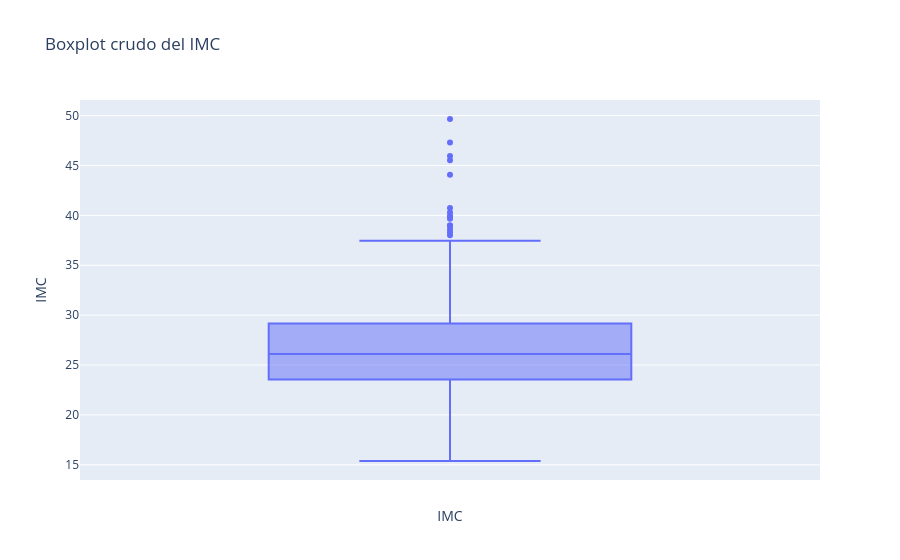
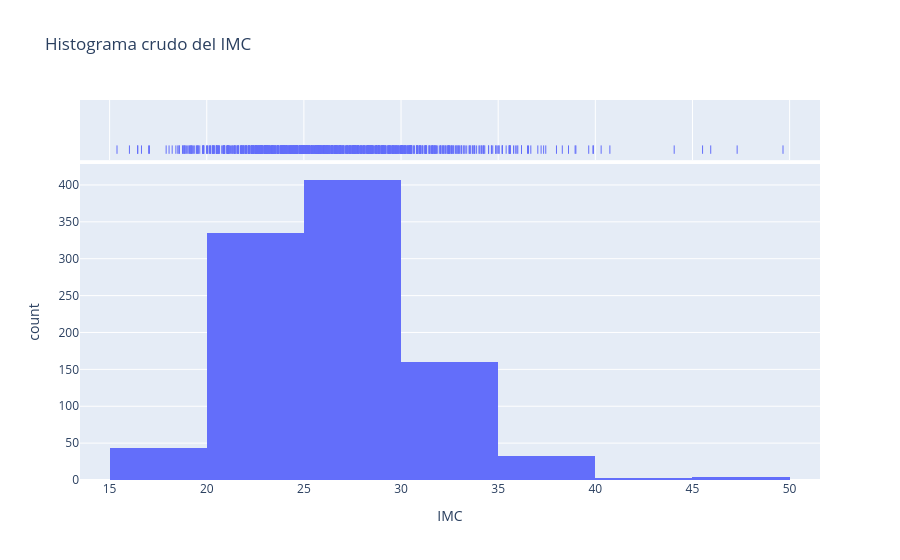
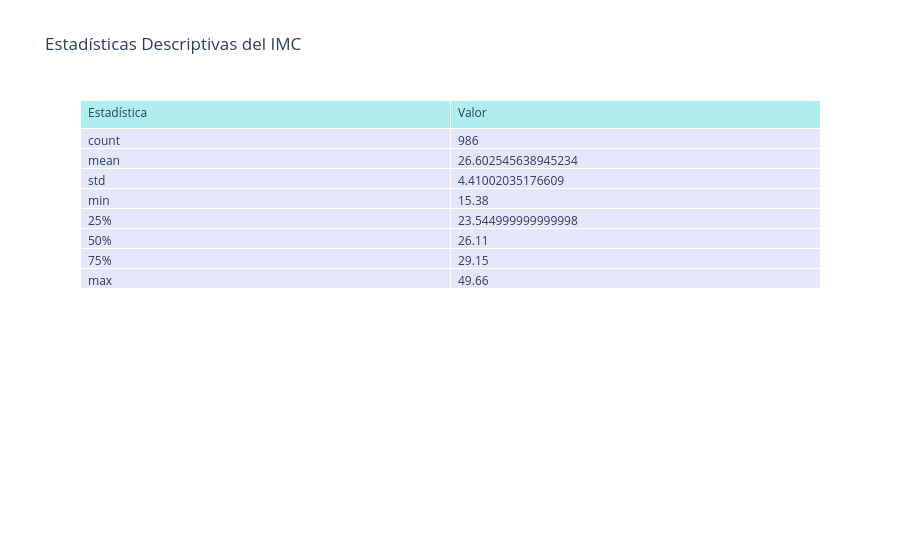
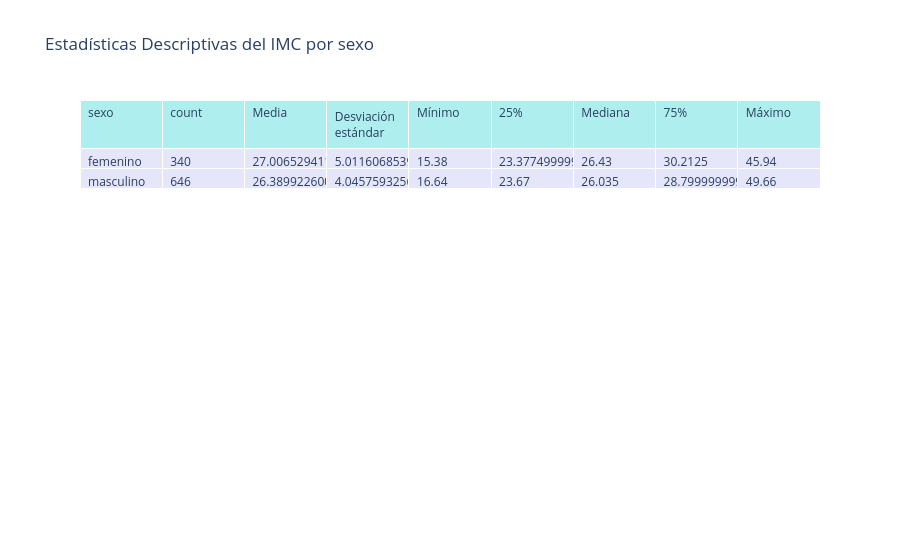

Here is the notebook cell these charts were saved with, in order:
### Markdown cell above
### IMC

### Code cell
intervalos = {
    'IMC': [0, 19.9, 24.9, 29.9, 40, max(datos.datos['IMC'])+1]
}

# Agrupaciones disponibles
agrupaciones = [
    'sexo',
    'tipo_de_afiliacion',
    'escolaridad',
    'diabetes mellitus',
    'hipercolesterolemia',
    'dislipidemia',
    'no_diabeticos_POC_hba1c(%)_controlado',
    'diabeticos_POC_hba1c(%)_controlado', 
    'bajo_peso',
    'normo_peso',
    'sobrepeso',
    'obesidad',
    'perimetro_abdominal_normal',
    'perimetro_abdominal_aumentado',
    'perimetro_abdominal_incremento_sustancial',
    'tension_normal',
    'tension_elevada',
    'tension_alta_nivel_1',
    'tension_alta_nivel_2'
]
def plot_all():
    fig = px.box(datos.datos, y='IMC', title='Boxplot crudo del IMC')
    fig.update_layout(xaxis_title='IMC')
    fig.show()
    fig = px.histogram(datos.datos, x='IMC', nbins=10, title='Histograma crudo del IMC', marginal='rug')
    fig.update_layout(xaxis_title='IMC')
    fig.show()

    # Mostrar tabla descriptiva general
    tabla = datos.datos['IMC'].describe().reset_index()
    tabla.columns = ['Estadística', 'Valor']
    fig = go.Figure(data=[go.Table(
        header=dict(values=list(tabla.columns), fill_color='paleturquoise', align='left'),
        cells=dict(values=[tabla[col] for col in tabla.columns], fill_color='lavender', align='left')
    )])
    fig.update_layout(title_text='Estadísticas Descriptivas del IMC')
    fig.show()

    # Graficar IMC por cada agrupación, excluyendo 'lugar_de_procedencia' y 'lugar_de_nacimiento'
    for agrupacion in agrupaciones:
        if agrupacion in ['tipo_de_afiliacion','escolaridad']:
            continue

        # Estadísticas descriptivas por agrupación
        tabla2 = datos.datos.groupby(agrupacion)['IMC'].describe().reset_index()
        tabla2 = tabla2.rename(columns={'mean': 'Media', 'std': 'Desviación estándar', '50%': 'Mediana', 'min': 'Mínimo', 'max': 'Máximo'})
        fig = go.Figure(data=[go.Table(
            header=dict(values=list(tabla2.columns), fill_color='paleturquoise', align='left'),
            cells=dict(values=[tabla2[col] for col in tabla2.columns], fill_color='lavender', align='left')
        )])
        fig.update_layout(title_text=f'Estadísticas Descriptivas del IMC por {agrupacion}')
        fig.show()

        # Boxplot y histograma por agrupación
        fig = px.box(datos.datos, x='IMC', y=agrupacion, title=f'Boxplot del IMC por {agrupacion}')
        fig.update_layout(xaxis_title='IMC')
        fig.show()

        fig = px.histogram(datos.datos, x='IMC', color=agrupacion, nbins=10, title=f'Histograma del IMC por {agrupacion}', marginal='rug')
        fig.update_layout(xaxis_title='IMC')
        fig.show()


    
    datos.datos['IMC_intervalo'] = pd.cut(datos.datos['IMC'], bins=[0, 19.9, 24.9, 29.9, 40.0, 50.66])
    datos.datos['IMC_intervalo'] = datos.datos['IMC_intervalo'].astype(str)

        
    tabla3 = datos.datos.groupby('IMC_intervalo')['IMC'].describe().reset_index()
    tabla3 = tabla3.rename(columns={'mean': 'Media', 'std': 'Desviación estándar', '50%': 'Mediana', 'min': 'Mínimo', 'max': 'Máximo'})
    fig = go.Figure(data=[go.Table(
        header=dict(values=list(tabla3.columns), fill_color='paleturquoise', align='left'),
        cells=dict(values=[tabla3[col] for col in tabla3.columns], fill_color='lavender', align='left')
    )])
    fig.update_layout(title_text='Estadísticas Descriptivas del IMC por Intervalos')
    fig.show()

    orden_intervalos = ['(0.0, 19.9]', '(19.9, 24.9]', '(24.9, 29.9]', '(29.9, 40.0]', '(40.0, 50.66]']
    fig = px.box(datos.datos, x=pd.Categorical(datos.datos['IMC_intervalo'], categories=orden_intervalos, ordered=True), 
                y='IMC', title="Boxplot del IMC por Intervalos", color_discrete_sequence=["blue"])
    fig.update_layout(xaxis_title='Intervalo IMC', yaxis_title='IMC', xaxis={'categoryorder':'array', 'categoryarray':orden_intervalos})
    fig.show()
plot_all()
for agrupacion in ['lugar_de_procedencia', 'lugar_de_nacimiento']:
    tabla_freq = datos.datos[agrupacion].value_counts().reset_index()
    tabla_freq.columns = [agrupacion, 'Frecuencia']
    fig = go.Figure(data=[go.Table(
        header=dict(values=list(tabla_freq.columns), fill_color='paleturquoise', align='left'),
        cells=dict(values=[tabla_freq[col] for col in tabla_freq.columns], fill_color='lavender', align='left')
    )])
    fig.update_layout(title_text=f'Tabla de Frecuencias para {agrupacion}')
    fig.show()

### Figure 1 — Plotly figure (JSON) as saved in the notebook; plotly's stock layout.template omitted (floating-point values rounded to 4 significant figures; data arrays with more than 128 entries replaced by an {"elided": "..."} marker saying what was removed)
{"data": [{"alignmentgroup": "True", "hovertemplate": "IMC=%{y}<extra></extra>", "legendgroup": "", "marker": {"color": "#636efa"}, "name": "", "notched": false, "offsetgroup": "", "orientation": "v", "showlegend": false, "type": "box", "x0": " ", "xaxis": "x", "y": {"elided": "987 float values"}, "y0": " ", "yaxis": "y"}], "layout": {"boxmode": "group", "legend": {"tracegroupgap": 0}, "title": {"text": "Boxplot crudo del IMC"}, "xaxis": {"anchor": "y", "domain": [0, 1], "title": {"text": "IMC"}}, "yaxis": {"anchor": "x", "domain": [0, 1], "title": {"text": "IMC"}}}}

### Figure 2 — Plotly figure (JSON) as saved in the notebook; plotly's stock layout.template omitted (floating-point values rounded to 4 significant figures; data arrays with more than 128 entries replaced by an {"elided": "..."} marker saying what was removed)
{"data": [{"alignmentgroup": "True", "bingroup": "x", "hovertemplate": "IMC=%{x}<br>count=%{y}<extra></extra>", "legendgroup": "", "marker": {"color": "#636efa", "pattern": {"shape": ""}}, "name": "", "nbinsx": 10, "offsetgroup": "", "orientation": "v", "showlegend": false, "type": "histogram", "x": {"elided": "987 float values"}, "xaxis": "x", "yaxis": "y"}, {"alignmentgroup": "True", "boxpoints": "all", "fillcolor": "rgba(255,255,255,0)", "hoveron": "points", "hovertemplate": "IMC=%{x}<extra></extra>", "jitter": 0, "legendgroup": "", "line": {"color": "rgba(255,255,255,0)"}, "marker": {"color": "#636efa", "symbol": "line-ns-open"}, "name": "", "offsetgroup": "", "showlegend": false, "type": "box", "x": {"elided": "987 float values"}, "xaxis": "x2", "yaxis": "y2"}], "layout": {"barmode": "relative", "legend": {"tracegroupgap": 0}, "title": {"text": "Histograma crudo del IMC"}, "xaxis": {"anchor": "y", "domain": [0, 1], "title": {"text": "IMC"}}, "xaxis2": {"anchor": "y2", "domain": [0, 1], "matches": "x", "showgrid": true, "showticklabels": false}, "yaxis": {"anchor": "x", "domain": [0, 0.8316], "title": {"text": "count"}}, "yaxis2": {"anchor": "x2", "domain": [0.8416, 1], "matches": "y2", "showgrid": false, "showline": false, "showticklabels": false, "ticks": ""}}}

### Figure 3 — Plotly figure (JSON) as saved in the notebook; plotly's stock layout.template omitted (floating-point values rounded to 4 significant figures)
{"data": [{"cells": {"align": "left", "fill": {"color": "lavender"}, "values": [["count", "mean", "std", "min", "25%", "50%", "75%", "max"], [986, 26.6, 4.41, 15.38, 23.54, 26.11, 29.15, 49.66]]}, "header": {"align": "left", "fill": {"color": "paleturquoise"}, "values": ["Estadística", "Valor"]}, "type": "table"}], "layout": {"title": {"text": "Estadísticas Descriptivas del IMC"}}}

### Figure 4 — Plotly figure (JSON) as saved in the notebook; plotly's stock layout.template omitted (floating-point values rounded to 4 significant figures)
{"data": [{"cells": {"align": "left", "fill": {"color": "lavender"}, "values": [["femenino", "masculino"], [340, 646], [27.01, 26.39], [5.012, 4.046], [15.38, 16.64], [23.38, 23.67], [26.43, 26.04], [30.21, 28.8], [45.94, 49.66]]}, "header": {"align": "left", "fill": {"color": "paleturquoise"}, "values": ["sexo", "count", "Media", "Desviación estándar", "Mínimo", "25%", "Mediana", "75%", "Máximo"]}, "type": "table"}], "layout": {"title": {"text": "Estadísticas Descriptivas del IMC por sexo"}}}
